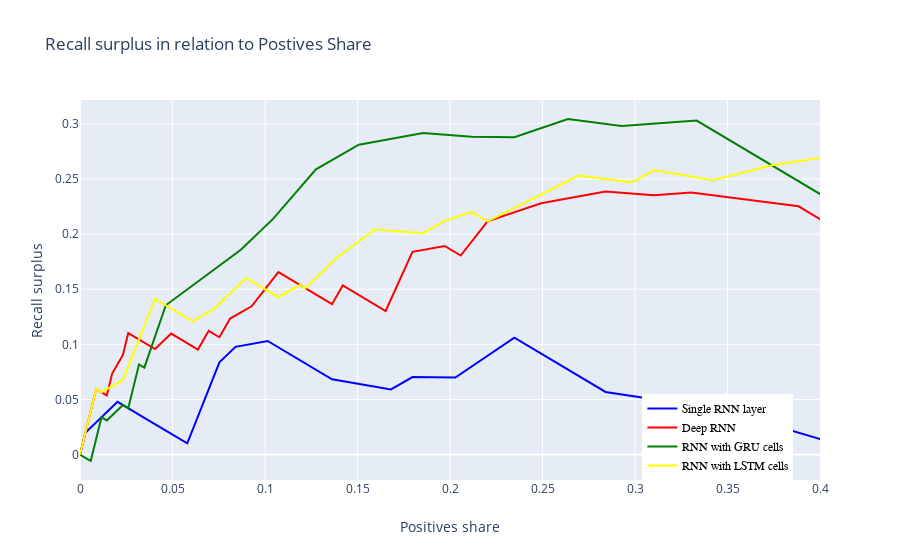

Source (notebook cell):
### Markdown cell above
## RNN models comparison

### Code cell
trace0=go.Scatter(
            y=rnn_pr_test.recall-rnn_pr_test.positives_share,
            x=rnn_pr_test.positives_share,
            mode='lines',
            marker=dict(
            color="blue",
            size=5,
            opacity=0.5
            ),
            name="Single RNN layer"
        )
    
    trace1=go.Scatter(
            y=drnn_pr_test.recall-drnn_pr_test.positives_share,
            x=drnn_pr_test.positives_share,
            mode='lines',
            marker=dict(
            color="red",
            size=5,
            opacity=0.5
            ),
            name="Deep RNN"
        )
    
    trace2=go.Scatter(
            y=gru_pr_test.recall-gru_pr_test.positives_share,
            x=gru_pr_test.positives_share,
            mode='lines',
            marker=dict(
            color="green",
            size=5,
            opacity=0.5
            ),
            name="RNN with GRU cells"
        )

    trace3=go.Scatter(
            y=lstm_pr_test.recall-lstm_pr_test.positives_share,
            x=lstm_pr_test.positives_share,
            mode='lines',
            marker=dict(
            color="yellow",
            size=5,
            opacity=0.5
            ),
            name="RNN with LSTM cells"
        )

    



    data=[trace0, trace1,trace2,trace3]
    figure=go.Figure(
        data=data,
        layout=go.Layout(
            title="Recall surplus in relation to Postives Share",
            yaxis=dict(title="Recall surplus"),
            xaxis=dict(title="Positives share", range=[0,0.4]),
            legend=dict(
                x=0.76,
                y=0,
                traceorder="normal",
                font=dict(
                    family="sans-serif",
                    size=12,
                    color="black"
                ),
            bgcolor=None


        )))
    iplot(figure)

### Figure 1 — Plotly figure (JSON) as saved in the notebook; plotly's stock layout.template omitted (floating-point values rounded to 4 significant figures)
{"data": [{"marker": {"color": "blue", "opacity": 0.5, "size": 5}, "mode": "lines", "name": "Single RNN layer", "type": "scatter", "x": [1, 1, 1, 1, 1, 1, 1, 0.8145, 0.5739, 0.4348, 0.3449, 0.2841, 0.2609, 0.2348, 0.2029, 0.1797, 0.1681, 0.1362, 0.1014, 0.08406, 0.07536, 0.05797, 0.03478, 0.02029, 0.002899, 0.002899, 0.002899, 0, 0, 0, 0, 0, 0, 0, 0, 0, 0, 0, 0, 0, 0, 0, 0, 0, 0, 0, 0, 0, 0, 0, 0, 0, 0, 0, 0, 0, 0, 0, 0, 0, 0, 0, 0, 0, 0, 0, 0, 0, 0, 0, 0, 0, 0, 0, 0, 0, 0, 0, 0, 0, 0, 0, 0, 0, 0, 0, 0, 0, 0, 0, 0, 0, 0, 0, 0, 0, 0, 0, 0, 0], "y": [0, 0, 0, 0, 0, 0, 0, 0.04914, 0.08518, -0.002964, 0.04144, 0.05685, 0.08004, 0.1061, 0.06983, 0.07029, 0.05916, 0.06831, 0.1031, 0.09776, 0.08373, 0.01021, 0.0334, 0.04789, 0.01983, 0.01983, 0.01983, 0, 0, 0, 0, 0, 0, 0, 0, 0, 0, 0, 0, 0, 0, 0, 0, 0, 0, 0, 0, 0, 0, 0, 0, 0, 0, 0, 0, 0, 0, 0, 0, 0, 0, 0, 0, 0, 0, 0, 0, 0, 0, 0, 0, 0, 0, 0, 0, 0, 0, 0, 0, 0, 0, 0, 0, 0, 0, 0, 0, 0, 0, 0, 0, 0, 0, 0, 0, 0, 0, 0, 0, 0]}, {"marker": {"color": "red", "opacity": 0.5, "size": 5}, "mode": "lines", "name": "Deep RNN", "type": "scatter", "x": [1, 1, 1, 1, 0.6, 0.4609, 0.3884, 0.3304, 0.3101, 0.2841, 0.2493, 0.2203, 0.2058, 0.1971, 0.1797, 0.1652, 0.1536, 0.142, 0.1362, 0.1333, 0.1246, 0.113, 0.1072, 0.09275, 0.08116, 0.07536, 0.06957, 0.06957, 0.06957, 0.06377, 0.06087, 0.06087, 0.06087, 0.05507, 0.04928, 0.04058, 0.04058, 0.04058, 0.03478, 0.03188, 0.02899, 0.02609, 0.02319, 0.01739, 0.01739, 0.01739, 0.01449, 0.008696, 0, 0, 0, 0, 0, 0, 0, 0, 0, 0, 0, 0, 0, 0, 0, 0, 0, 0, 0, 0, 0, 0, 0, 0, 0, 0, 0, 0, 0, 0, 0, 0, 0, 0, 0, 0, 0, 0, 0, 0, 0, 0, 0, 0, 0, 0, 0, 0, 0, 0, 0, 0], "y": [0, 0, 0, 0, 0.1955, 0.1528, 0.2252, 0.2377, 0.2353, 0.2387, 0.228, 0.2115, 0.1806, 0.1893, 0.1839, 0.1302, 0.1418, 0.1534, 0.1365, 0.1394, 0.1481, 0.1597, 0.1655, 0.1345, 0.1234, 0.1065, 0.1123, 0.1123, 0.1123, 0.09532, 0.09822, 0.09822, 0.09822, 0.104, 0.1098, 0.09578, 0.09578, 0.09578, 0.1016, 0.1045, 0.1074, 0.1103, 0.09045, 0.07352, 0.07352, 0.07352, 0.05369, 0.05949, 0, 0, 0, 0, 0, 0, 0, 0, 0, 0, 0, 0, 0, 0, 0, 0, 0, 0, 0, 0, 0, 0, 0, 0, 0, 0, 0, 0, 0, 0, 0, 0, 0, 0, 0, 0, 0, 0, 0, 0, 0, 0, 0, 0, 0, 0, 0, 0, 0, 0, 0, 0]}, {"marker": {"color": "green", "opacity": 0.5, "size": 5}, "mode": "lines", "name": "RNN with GRU cells", "type": "scatter", "x": [1, 1, 1, 1, 0.9971, 0.8957, 0.6464, 0.542, 0.4899, 0.4638, 0.4087, 0.3768, 0.3536, 0.3333, 0.2928, 0.2638, 0.2348, 0.2116, 0.1855, 0.1507, 0.1275, 0.1043, 0.08696, 0.06667, 0.04638, 0.03478, 0.03188, 0.02609, 0.02319, 0.01449, 0.01159, 0.008696, 0.008696, 0.008696, 0.008696, 0.005797, 0.005797, 0.005797, 0.005797, 0.002899, 0.002899, 0.002899, 0.002899, 0.002899, 0.002899, 0.002899, 0, 0, 0, 0, 0, 0, 0, 0, 0, 0, 0, 0, 0, 0, 0, 0, 0, 0, 0, 0, 0, 0, 0, 0, 0, 0, 0, 0, 0, 0, 0, 0, 0, 0, 0, 0, 0, 0, 0, 0, 0, 0, 0, 0, 0, 0, 0, 0, 0, 0, 0, 0, 0, 0], "y": [0, 0, 0, 0, 0.002899, 0.05889, 0.1945, 0.2534, 0.2374, 0.2181, 0.2277, 0.2596, 0.2827, 0.303, 0.2982, 0.3044, 0.2879, 0.2884, 0.2918, 0.2811, 0.2588, 0.2138, 0.1858, 0.1606, 0.1354, 0.07885, 0.08175, 0.04209, 0.04499, 0.03096, 0.03386, 0.01403, 0.01403, 0.01403, 0.01403, -0.005797, -0.005797, -0.005797, -0.005797, -0.002899, -0.002899, -0.002899, -0.002899, -0.002899, -0.002899, -0.002899, 0, 0, 0, 0, 0, 0, 0, 0, 0, 0, 0, 0, 0, 0, 0, 0, 0, 0, 0, 0, 0, 0, 0, 0, 0, 0, 0, 0, 0, 0, 0, 0, 0, 0, 0, 0, 0, 0, 0, 0, 0, 0, 0, 0, 0, 0, 0, 0, 0, 0, 0, 0, 0, 0]}, {"marker": {"color": "yellow", "opacity": 0.5, "size": 5}, "mode": "lines", "name": "RNN with LSTM cells", "type": "scatter", "x": [1, 1, 1, 1, 1, 0.9188, 0.5913, 0.4464, 0.3739, 0.342, 0.3101, 0.2986, 0.2696, 0.2203, 0.2116, 0.1971, 0.1855, 0.1594, 0.1391, 0.1217, 0.1188, 0.1072, 0.09855, 0.08986, 0.08116, 0.07246, 0.06087, 0.05797, 0.04928, 0.04928, 0.04638, 0.04348, 0.04348, 0.04058, 0.04058, 0.03188, 0.02319, 0.02319, 0.01159, 0.008696, 0.008696, 0.008696, 0.005797, 0.005797, 0.005797, 0.005797, 0.005797, 0.002899, 0.002899, 0.002899, 0.002899, 0.002899, 0.002899, 0.002899, 0.002899, 0.002899, 0.002899, 0, 0, 0, 0, 0, 0, 0, 0, 0, 0, 0, 0, 0, 0, 0, 0, 0, 0, 0, 0, 0, 0, 0, 0, 0, 0, 0, 0, 0, 0, 0, 0, 0, 0, 0, 0, 0, 0, 0, 0, 0, 0, 0], "y": [0, 0, 0, 0, 0, 0.0357, 0.2496, 0.2809, 0.2625, 0.2489, 0.258, 0.2469, 0.2532, 0.2115, 0.2202, 0.212, 0.2009, 0.2042, 0.1791, 0.151, 0.1539, 0.1428, 0.1514, 0.1601, 0.1461, 0.1321, 0.1209, 0.1238, 0.1325, 0.1325, 0.1354, 0.1383, 0.1383, 0.1412, 0.1412, 0.1045, 0.06772, 0.06772, 0.05659, 0.05949, 0.05949, 0.05949, 0.03966, 0.03966, 0.03966, 0.03966, 0.03966, 0.01983, 0.01983, 0.01983, 0.01983, 0.01983, 0.01983, 0.01983, 0.01983, 0.01983, 0.01983, 0, 0, 0, 0, 0, 0, 0, 0, 0, 0, 0, 0, 0, 0, 0, 0, 0, 0, 0, 0, 0, 0, 0, 0, 0, 0, 0, 0, 0, 0, 0, 0, 0, 0, 0, 0, 0, 0, 0, 0, 0, 0, 0]}], "layout": {"legend": {"font": {"color": "black", "family": "sans-serif", "size": 12}, "traceorder": "normal", "x": 0.76, "y": 0}, "title": {"text": "Recall surplus in relation to Postives Share"}, "xaxis": {"range": [0, 0.4], "title": {"text": "Positives share"}}, "yaxis": {"title": {"text": "Recall surplus"}}}}
